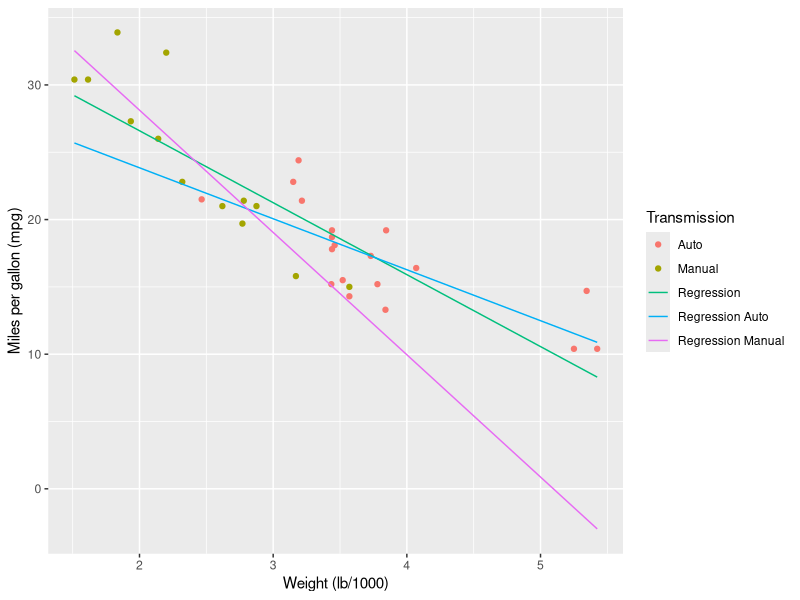

Recreate this plot in R.
## ---- chunk 1
library(ggplot2)
library(plyr)
library(gridExtra)
mtcars$Transmission<-revalue(factor(mtcars$am),c("0"="Auto", "1"="Manual"))
mtauto<-mtcars[mtcars$am==0,]
mtman<-mtcars[mtcars$am==1,]
fit<-lm(mtcars$mpg ~ mtcars$wt)
fitauto <- lm(mtauto$mpg ~ mtauto$wt)
fitman <- lm(mtman$mpg ~ mtman$wt)
b0<- fit$coefficients[1]
b1<- fit$coefficients[2]
b0a<- fitauto$coefficients[1]
b1a<- fitauto$coefficients[2]
b0m<- fitman$coefficients[1]
b1m<- fitman$coefficients[2]
ggplot(mtcars, aes(x=wt, y=mpg, colour=Transmission)) + 
    geom_point() + 
    geom_line(aes(y=wt*b1+b0, colour="Regression")) +
    geom_line(aes(y=wt*b1a+b0a, colour="Regression Auto")) +
    geom_line(aes(y=wt*b1m+b0m, colour="Regression Manual")) +
    xlab("Weight (lb/1000)") +
    ylab("Miles per gallon (mpg)")
